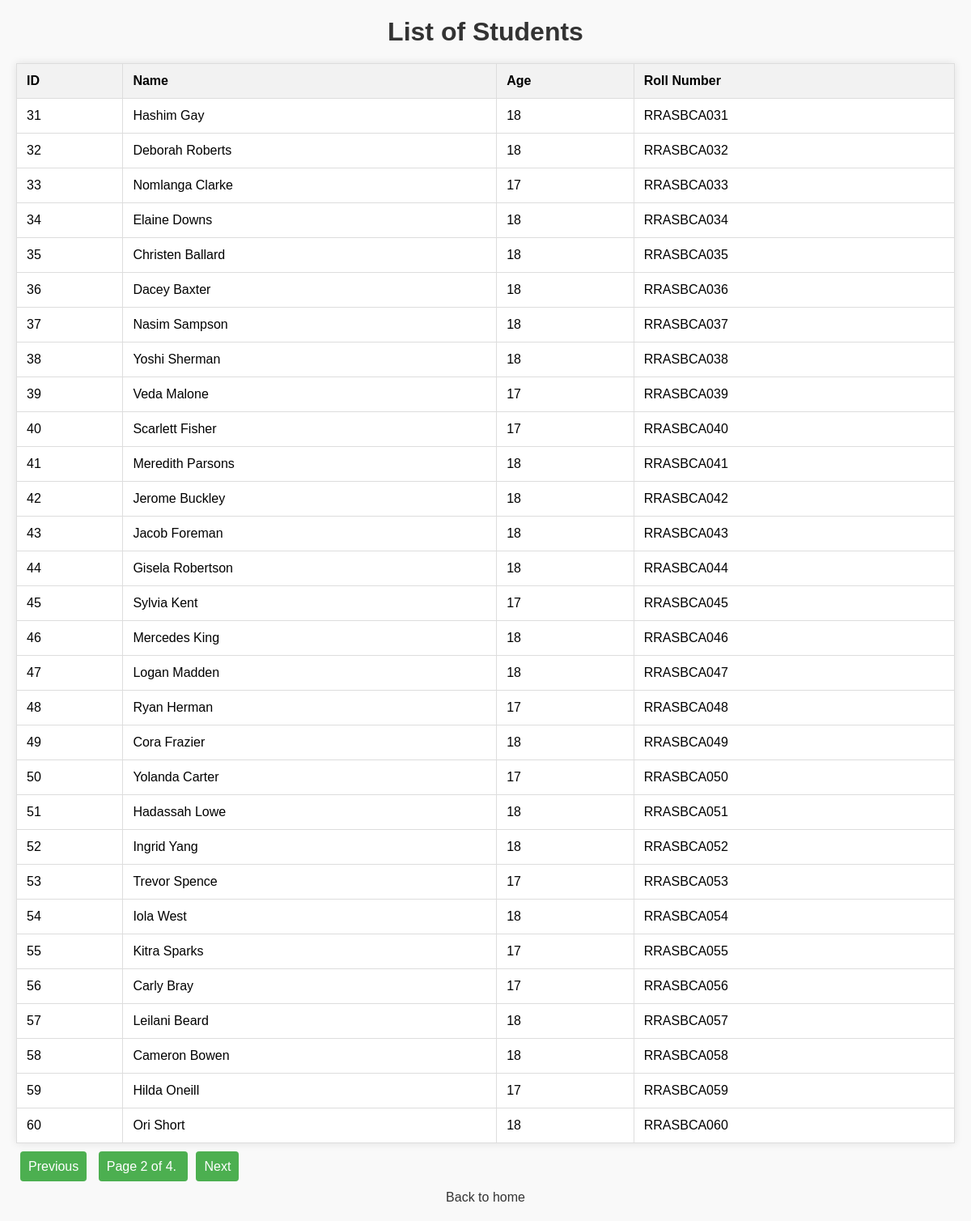
Page /students_list/?page=2 on the committed database.
### exc_deta/models.py (models this page shows, shortened)
class Student(models.Model):
    name = models.CharField(max_length=100)
    age = models.IntegerField()
    roll_number = models.CharField(max_length=15)

### exc_deta/views.py (the view)
# urls.py: path('students_list/', views.list_student, name='students_list'),
def list_student(request):
    students = Student.objects.all()
    page = request.GET.get('page', 1)
    paginator = Paginator(students, 30)
    try:
        students = paginator.page(page)
    except PageNotAnInteger:
        students = paginator.page(1)
    except EmptyPage:
        students = paginator.page(paginator.num_pages)
    return render(request, 'exc_deta/list_students.html', {'students' : students})

### exc_deta/templates/exc_deta/list_students.html (shortened to what this page needs)
<!DOCTYPE html>
<html lang="en">
<head>
</head>
<body>
    <h1>List of Students</h1>
    <table>
        <thead>
            <tr>
                <th>ID</th>
                <th>Name</th>
                <th>Age</th>
                <th>Roll Number</th>
            </tr>
        </thead>
        <tbody>
            {% for student in students %}
                <tr>
                    <td>{{ student.id }}</td>
                    <td>{{ student.name }}</td>
                    <td>{{ student.age }}</td>
                    <td>{{ student.roll_number }}</td>
                </tr>
            {% endfor %}
        </tbody>
    </table>
    <div class="pagination">
        <span class="step-links">
            {% if students.has_previous %}
                <a href="?page={{ students.previous_page_number }}">Previous</a>
            {% endif %}
            <span class="current">
                Page {{ students.number }} of {{ students.paginator.num_pages }}.
            </span>
            {% if students.has_next %}
                <a href="?page={{ students.next_page_number }}">Next</a>
            {% endif %}
        </span>
    </div>
    <a class="back-link" href="{% url "home" %}">Back to home</a>
</body>
</html>

### exc_deta/templates/exc_deta/list_students.html (style rules this page uses)
body { font-family: 'Arial', sans-serif; margin: 20px; background-color: #f9f9f9; }
h1 { color: #333; text-align: center; margin-bottom: 20px; }
table { width: 100%; border-collapse: collapse; margin-top: 20px; background-color: #fff; box-shadow: 0 0 10px rgba(0, 0, 0, 0.1); }
th, td { border: 1px solid #ddd; padding: 12px; text-align: left; }
th { background-color: #f2f2f2; }
.pagination { margin-top: 20px; display: flex; justify-content: space-between; align-items: center; }
.step-links a { padding: 10px; text-decoration: none; background-color: #4CAF50; color: white; border-radius: 4px; margin: 0 5px; transition: background-color 0.3s ease; }
.current { padding: 10px; background-color: #4CAF50; color: white; border-radius: 4px; margin: 0 5px; }
.back-link { display: block; margin-top: 20px; text-align: center; text-decoration: none; color: #333; }

### rows in the picture
Student: id "31", name "Hashim Gay", age "18", roll_number "RRASBCA031"
Student: id "32", name "Deborah Roberts", age "18", roll_number "RRASBCA032"
Student: id "33", name "Nomlanga Clarke", age "17", roll_number "RRASBCA033"
Student: id "34", name "Elaine Downs", age "18", roll_number "RRASBCA034"
Student: id "35", name "Christen Ballard", age "18", roll_number "RRASBCA035"
Student: id "36", name "Dacey Baxter", age "18", roll_number "RRASBCA036"
Student: id "37", name "Nasim Sampson", age "18", roll_number "RRASBCA037"
Student: id "38", name "Yoshi Sherman", age "18", roll_number "RRASBCA038"
Student: id "39", name "Veda Malone", age "17", roll_number "RRASBCA039"
Student: id "40", name "Scarlett Fisher", age "17", roll_number "RRASBCA040"
Student: id "41", name "Meredith Parsons", age "18", roll_number "RRASBCA041"
Student: id "42", name "Jerome Buckley", age "18", roll_number "RRASBCA042"
Student: id "43", name "Jacob Foreman", age "18", roll_number "RRASBCA043"
Student: id "44", name "Gisela Robertson", age "18", roll_number "RRASBCA044"
Student: id "45", name "Sylvia Kent", age "17", roll_number "RRASBCA045"
Student: id "46", name "Mercedes King", age "18", roll_number "RRASBCA046"
Student: id "47", name "Logan Madden", age "18", roll_number "RRASBCA047"
Student: id "48", name "Ryan Herman", age "17", roll_number "RRASBCA048"
Student: id "49", name "Cora Frazier", age "18", roll_number "RRASBCA049"
Student: id "50", name "Yolanda Carter", age "17", roll_number "RRASBCA050"
Student: id "51", name "Hadassah Lowe", age "18", roll_number "RRASBCA051"
Student: id "52", name "Ingrid Yang", age "18", roll_number "RRASBCA052"
Student: id "53", name "Trevor Spence", age "17", roll_number "RRASBCA053"
Student: id "54", name "Iola West", age "18", roll_number "RRASBCA054"
Student: id "55", name "Kitra Sparks", age "17", roll_number "RRASBCA055"
Student: id "56", name "Carly Bray", age "17", roll_number "RRASBCA056"
Student: id "57", name "Leilani Beard", age "18", roll_number "RRASBCA057"
Student: id "58", name "Cameron Bowen", age "18", roll_number "RRASBCA058"
Student: id "59", name "Hilda Oneill", age "17", roll_number "RRASBCA059"
Student: id "60", name "Ori Short", age "18", roll_number "RRASBCA060"

### other values in the picture
{{ students.number }} "2"
{{ students.paginator.num_pages }} "4"
